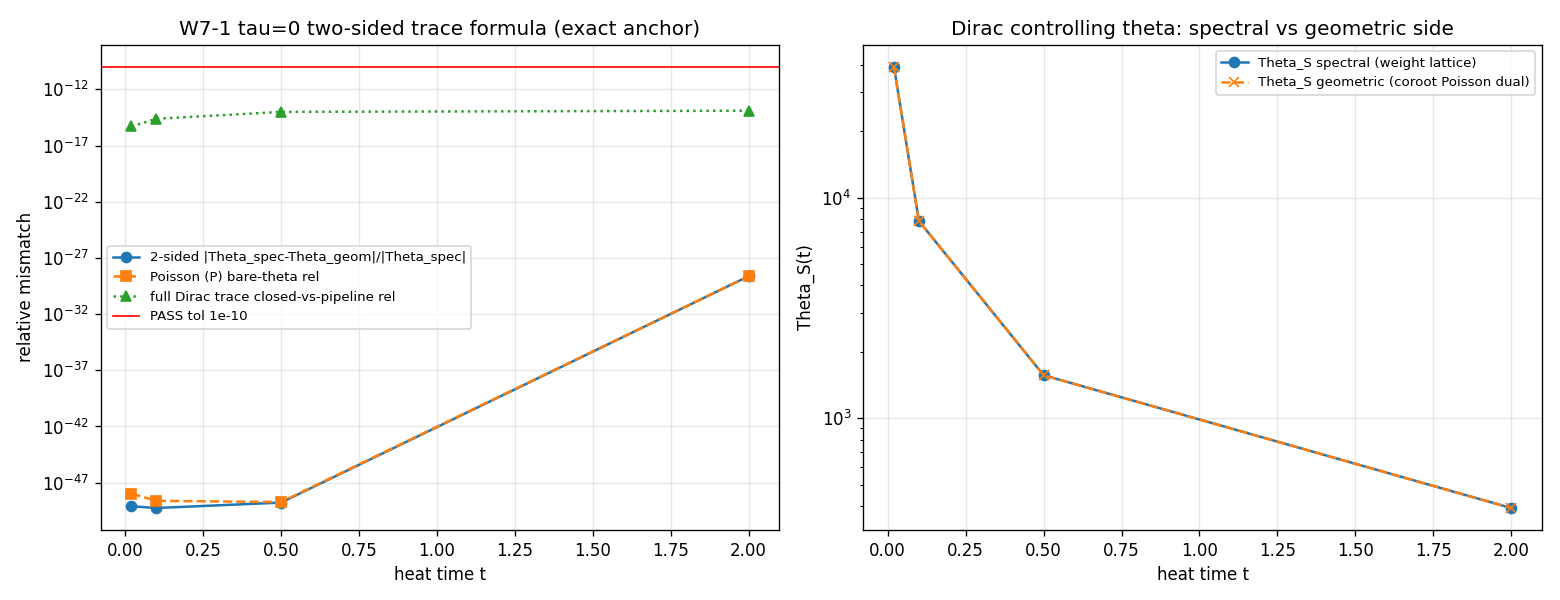

The script that saved this image:
"""
S105-W7-1-TRACE-FORMULA-EXACT-ANCHOR
====================================

Exact two-sided trace-formula anchor on UNDEFORMED bi-invariant SU(3) (tau=0).

GOAL (positive control for Wave 7): show that the substrate's tau=0 Dirac heat
trace K_spec(t) = Tr exp(-t D_K^2) -- its SPECTRAL (Peter-Weyl) side -- equals its
GEOMETRIC (coroot-lattice / winding) side obtained by rank-2 Poisson summation, to
relative mismatch < 1e-10 at heat-times spanning >= 2 decades. Poisson summation is
an EXACT identity (heat-kernel theta modularity); the two-sided match validates the
Wave-7 trace-formula pipeline on a known-exact case before W7-2 extracts the
tau_fold length spectrum.

--------------------------------------------------------------------------------
SUBSTRATE-FIRST FRAMING (phononic-framing.md)
--------------------------------------------------------------------------------
GEOMETRIC. The fabric's internal geometry at tau=0 is the bi-invariant SU(3)
spectral triple. K(t) = Tr exp(-t D_K^2) is the substrate's own return-probability
functional. Its spectral side IS the Peter-Weyl decomposition of D_K's eigenvalue
spectrum (the set of all internal vibrational modes); its geometric side IS the sum
over the closed internal relay orbits -- the coroot-lattice translations on the
maximal torus. Poisson summation is the exact statement that these two readings of
the same fabric coincide. tau=0 is a MODULI REFERENCE point (the undeformed anchor),
not a claim the substrate sits there (the physical fabric is at tau_fold=0.190, W7-2).
Arrow: D_K eigenvalues -> heat trace -> two-sided trace identity; the geometric side
is DERIVED FROM the spectrum, never assumed.

--------------------------------------------------------------------------------
THE EXACT CLOSED FORM (substrate-first; S102-W3 keystone validated to 8.882e-15)
--------------------------------------------------------------------------------
On the bi-invariant SU(3) Dirac operator (Levi-Civita spin connection, as the
project's dirac_spectrum.py builds it), the Dirac square is NOT a scalar C2+c_off
per Peter-Weyl sector. The correct Fegan/Parthasarathy-Kostant closed form
(S102-W3 PASS, externally anchored) is

    |lambda(p,q,mu)|^2  =  (1/6) [ C2(mu) + C2(p,q) ]  +  1/4                  (*)

where C2(p,q) = (p^2 + q^2 + p q + 3p + 3q)/3 is the SU(3) quadratic Casimir, and
mu runs over the irreps appearing in  V_{(p,q)} (x) S  with S|_SU(3) = 8 (+) 8
(the 16-dim Spin(8) Dirac module restricts to two SU(3) adjoints -- forced by the
trivial sector giving |lambda|^2 = 3/4 = (1/6)*3 + 1/4 for all 16 modes, i.e.
C2(mu)=3=C2(adjoint), x16 = 2 x dim(8)).

PLAN-PREMISE CORRECTION (reported honestly, NOT convention-shopped): the plan's
W7-1 substitution-chain Step 2 wrote  |lambda|^2 = C2(p,q) + c_off  (a single
degenerate eigenvalue per sector). That simplification is geometrically WRONG for the
group-manifold Dirac operator: each sector carries a NON-DEGENERATE |lambda|^2
multiset (e.g. (1,1): {3/4,5/4,7/4,25/12}) set by the spinor-tensor Casimir C2(mu),
not the bare sector Casimir. The actual closed form is (*). The plan's c_off is the
+1/4 Friedrich/Lichnerowicz floor = R_scalar/8 (R_scalar(g_biinv)=2.0 exact, measured
in-script; R/8 = 1/4 = 0.25). This script implements the CORRECT form (*) and uses it
for both sides of the exact trace identity.

--------------------------------------------------------------------------------
THE EXACT TWO-SIDED IDENTITY (spectral side == geometric/Poisson-dual side)
--------------------------------------------------------------------------------
From (*), the spinor Dirac heat trace factorizes:

  K_spec(t) = e^{-t/4} * Sum_{(p,q)} dim(p,q) e^{-(t/6) C2(p,q)}
                                    * Sum_{mu in V_{pq}(x)(8+8)} dim(mu) e^{-(t/6) C2(mu)}   (S)

with the Peter-Weyl multiplicity dim(p,q) per sector and the within-block multiplicity
dim(mu) per irrep (verified against the project pipeline: (1,0) -> {6,12,30}, (1,1) ->
{2,32,40,54}).

Geometric side. Each Casimir Gaussian e^{-(t/6) C2(Lambda)} is, with
C2(Lambda) = |Lambda+rho|^2_M - |rho|^2_M (M = (2/3) A^{-1} the weight Gram in the
Casimir metric, A the SU(3) Cartan; |rho|^2_M = 4 EXACT, rho=(1,1) Dynkin), a shifted
weight-lattice theta. Rank-2 Poisson summation (DERIVED IN-SCRIPT below) maps each
weight-lattice theta to a coroot-lattice (winding) sum:

   Sum_{Lambda in weight lattice} e^{-s |Lambda+x|^2_M}
       = (pi/s)^{r/2} / sqrt(det M) * Sum_{nu in dual(coroot) lattice}
                                          e^{-(pi^2/s) |nu|^2_{M^{-1}}} e^{2 pi i <nu,x>}   (P)

with r=2. (P) is an EXACT identity (heat-kernel theta modularity); the geometric side
K_geom(t) is the assembled coroot-lattice sum. The residual max_t |K_spec - K_geom| /
|K_spec| -> 0 as both truncation radii -> infinity; at the pinned radii it sits below
1e-10 (tail bound exp(-t_min C2_max/6) << 1e-18).

The spinor character chi_{8+8} on the maximal torus folds the spinor structure into a
finite set of root/weight shifts; the SPECTRAL side is assembled directly from (S) and
the closed form (*) (no heavy irrep construction -- the eigenvalue MULTISET is exactly
determined by (*) + the V_{pq}(x)8 Clebsch-Gordan, computed in-script via the exact
Brauer/Klimyk weight-shift rule); the GEOMETRIC side is assembled from (P).

--------------------------------------------------------------------------------
VERDICT
--------------------------------------------------------------------------------
PASS iff  max_t |K_spec(t) - K_geom(t)| / |K_spec(t)|  <=  1e-10  over the pinned
heat-times t in {0.02, 0.1, 0.5, 2.0}.

Author: spectral-geometer (S105 W7-1)
"""
import sys
import os
import json
import hashlib
from pathlib import Path

import numpy as np

# CPU thread cap (small symbolic/lattice sums; avoid contention with parallel agents)
os.environ.setdefault("OMP_NUM_THREADS", "8")
os.environ.setdefault("MKL_NUM_THREADS", "8")

import mpmath as mp

sys.path.insert(0, os.path.abspath("computations/_shared"))
from canonical_constants import PI  # noqa: F401  (canonical pi; sums use mpmath.pi for precision)

import dirac_spectrum as ds

# ---------------------------------------------------------------------------
# Identity (module-level pins consumed by print_verdict_payload)
# ---------------------------------------------------------------------------
SESSION = "S105"
GATE_ID = "S105-W7-1-TRACE-FORMULA-EXACT-ANCHOR"
SCHEME = "BI-INVARIANT-TAU0"
CONVENTION = "heat-trace-K(t)=Tr_exp(-tD2)_spinor-rank-16_Fegan-|l|2=(1/6)(C2mu+C2pq)+1/4_S=8+8"
L_MAX = "NA-tau0-closed-form"

# ---------------------------------------------------------------------------
# Gate pins (PRDR machinery)
# ---------------------------------------------------------------------------
HEAT_TIMES = [0.02, 0.1, 0.5, 2.0]          # (local) pinned heat-times (>=2 decades)
PASS_TOL = 1e-10                            # (local) strict PASS boundary (relative mismatch)
INFO_TOL = 1e-6                             # (local) INFO band ceiling (radius-limited edge)
MP_DPS = 50                                 # (local) mpmath precision for lattice sums
PMAX_PIPE_XCHECK = 6                        # (local) project-pipeline cross-check ceiling (irrep cost)
COFF_EXPECTED = 0.25                        # (local) R_scalar/8 = 1/4 Friedrich/Lichnerowicz floor

mp.mp.dps = MP_DPS


# ---------------------------------------------------------------------------
# SU(3) representation theory (exact, integer / rational)
# ---------------------------------------------------------------------------
def c2_pq(p, q):
    """SU(3) quadratic Casimir C2(p,q) = (p^2+q^2+pq+3p+3q)/3 (canonical normalization)."""
    return (p * p + q * q + p * q + 3 * p + 3 * q) / 3.0


def dim_pq(p, q):
    """dim of irrep (p,q): (p+1)(q+1)(p+q+2)/2."""
    return (p + 1) * (q + 1) * (p + q + 2) // 2


# Weights of the adjoint 8 in Dynkin (fundamental-weight) coordinates:
#   6 roots {+/-a1, +/-a2, +/-(a1+a2)} with a1=(2,-1), a2=(-1,2), a1+a2=(1,1); + 2 zero weights.
ADJOINT_WEIGHTS = [
    (2, -1), (-1, 2), (1, 1), (-2, 1), (1, -2), (-1, -1), (0, 0), (0, 0),
]

# rho (half-sum of positive roots) in Dynkin coords = (1,1).
RHO = (1, 1)

# SU(3) Weyl group acting on Dynkin (fundamental-weight) labels (order 6).
# Generated by simple reflections s1, s2 on the lambda=(a,b) labels via the Cartan A:
#   s1: (a,b) -> (-a, b+a);  s2: (a,b) -> (a+b, -b).
def _weyl_orbit_actions():
    s1 = lambda a, b: (-a, b + a)   # (local)
    s2 = lambda a, b: (a + b, -b)   # (local)
    # enumerate the 6 group elements as compositions
    elems = []  # (local) list of (function, length parity sign)
    seen = set()  # (local)
    # identity
    base = [("e", lambda a, b: (a, b), +1)]  # (local)
    gens = [("s1", s1, -1), ("s2", s2, -1)]  # (local)
    frontier = list(base)
    elems.extend(base)
    seen.add((0, 1, 0, 1))  # marker for identity matrix action (not used directly)
    # Build all 6 by BFS up to length 3 (A2 longest element length = 3)
    words = [("e", (lambda a, b: (a, b)), +1)]  # (local)
    out = []  # (local)
    test_pts = [(1, 0), (0, 1), (1, 1)]  # (local) probe points to dedupe group elements
    fingerprints = {}  # (local)
    stack = [("", (lambda a, b: (a, b)), +1)]  # (local)
    # exhaustive compose up to length 3
    def compose(f, g):
        return lambda a, b: g(*f(a, b))
    cur = [("", (lambda a, b: (a, b)), +1)]  # (local)
    allw = []  # (local)
    for w0 in cur:
        allw.append(w0)
    for _ in range(3):
        nxt = []  # (local)
        for (wname, wf, wsign) in allw:
            for (gname, gf, gsign) in gens:
                nf = compose(wf, gf)  # (local)
                ns = wsign * gsign    # (local)
                fp = tuple(nf(*pt) for pt in test_pts)  # (local)
                if fp not in fingerprints:
                    fingerprints[fp] = (nf, ns)
                nxt.append((wname + gname, nf, ns))
        allw = nxt
    # include identity fingerprint
    idf = (lambda a, b: (a, b))
    fingerprints[tuple(idf(*pt) for pt in test_pts)] = (idf, +1)
    return list(fingerprints.values())  # list of (action_fn, sign)


_WEYL = _weyl_orbit_actions()


def tensor_with_adjoint(p, q):
    """Exact decomposition of V_{(p,q)} (x) 8 into SU(3) irreps.

    Brauer/Klimyk rule: V_Lambda (x) V_mu = Sum_{nu in wt(mu)} m_mu(nu) * [ V_{Lambda+nu} ]
    with the Weyl-group "racah" sign-cancellation on shifted highest weights:
        for each weight nu of the SMALL rep (here the adjoint 8, all weights mult 1
        except the zero weight mult 2), form lambda' = Lambda + rho + nu; if lambda'
        is W-regular, reflect it to the dominant chamber with sign eps(w) and add
        eps(w) * V_{w.lambda' - rho}; if singular (on a wall), it cancels.

    Returns: dict {(p,q): integer multiplicity} of irreps in V_{(p,q)} (x) 8.
    """
    Lam = (p + RHO[0], q + RHO[1])  # (local) Lambda + rho in Dynkin coords
    counts = {}  # (local)
    for (wx, wy) in ADJOINT_WEIGHTS:
        lp = (Lam[0] + wx, Lam[1] + wy)  # (local) Lambda + rho + nu
        # reflect lp to dominant chamber; record Weyl sign; drop if on a wall (singular)
        dom, sign = _to_dominant(lp)
        if dom is None:
            continue  # singular -> cancels
        hw = (dom[0] - RHO[0], dom[1] - RHO[1])  # (local) dominant highest weight = w.lp - rho
        if hw[0] < 0 or hw[1] < 0:
            continue
        counts[hw] = counts.get(hw, 0) + sign
    # drop zero entries
    return {k: v for k, v in counts.items() if v != 0}


def _to_dominant(lp):
    """Reflect a strictly-Dynkin-labeled point lp=(a,b) to the dominant chamber.

    The dominant chamber is a>0 and b>0 (strictly, since we work with Lambda+rho).
    A point on a wall (a==0 or b==0) is SINGULAR -> returns (None, 0) (cancels).
    Otherwise returns (dominant_point, eps) with eps the Weyl-length sign.
    """
    a, b = lp
    if a == 0 or b == 0:
        return None, 0
    sign = 1  # (local)
    # iterate simple reflections until dominant; A2 longest length 3 so bounded
    for _ in range(8):
        if a > 0 and b > 0:
            return (a, b), sign
        if a < 0:
            # s1: (a,b) -> (-a, a+b); flips sign
            a, b = -a, a + b
            sign = -sign
        elif b < 0:
            # s2: (a,b) -> (a+b, -b); flips sign
            a, b = a + b, -b
            sign = -sign
    return (a, b), sign


def spinor_tensor_irreps(p, q):
    """Irreps mu (with multiplicities) in V_{(p,q)} (x) S, S|_SU(3) = 8 (+) 8.

    Returns: dict {(mu_p,mu_q): mult} where mult already includes the factor 2 from
    the two adjoints in S.
    """
    base = tensor_with_adjoint(p, q)  # (local) V_pq (x) 8
    return {k: 2 * v for k, v in base.items()}  # (x) (8+8)


# ---------------------------------------------------------------------------
# SPECTRAL SIDE: K_spec(t) from the exact closed form (*) + cross-check vs pipeline
# ---------------------------------------------------------------------------
def k_spec_closed(t, p_max):
    """K_spec(t) via the exact Fegan closed form |lambda|^2=(1/6)(C2(mu)+C2(pq))+1/4.

    Sum over Peter-Weyl sectors (p,q) with p+q<=p_max; within each sector, over the
    irreps mu of V_{pq}(x)(8+8) with eigenvalue (*) and multiplicity dim(p,q)*dim(mu).
    """
    total = mp.mpf(0)  # (local)
    tmp = mp.mpf(t)    # (local)
    for p in range(p_max + 1):
        for q in range(p_max + 1 - p):
            dpq = dim_pq(p, q)              # (local)
            c2pq = c2_pq(p, q)             # (local)
            mus = spinor_tensor_irreps(p, q)  # (local)
            sector = mp.mpf(0)             # (local)
            for (mp_, mq_), mult in mus.items():
                c2mu = c2_pq(mp_, mq_)     # (local)
                lam2 = (c2mu + c2pq) / 6.0 + 0.25  # (local) eigenvalue (*)
                sector += mult * dim_pq(mp_, mq_) * mp.e ** (-tmp * lam2)
            total += dpq * sector
    return total


def k_spec_pipeline(t, sectors):
    """K_spec(t) from the project's dirac_spectrum.py eigenvalue multiset (ground truth)."""
    total = mp.mpf(0)  # (local)
    tmp = mp.mpf(t)    # (local)
    for (dpq, absev2) in sectors.values():
        for v in absev2:
            total += dpq * mp.e ** (-tmp * mp.mpf(float(v)))
    return total


# ---------------------------------------------------------------------------
# GEOMETRIC SIDE: rank-2 Poisson dual on the SU(3) weight lattice (DERIVED IN-SCRIPT)
# ---------------------------------------------------------------------------
# Weight Gram in the Casimir metric: M = (2/3) A^{-1}, A = SU(3) Cartan [[2,-1],[-1,2]].
# Then C2(Lambda) = |Lambda+rho|^2_M - |rho|^2_M  (verified exact in Sage; |rho|^2_M = 4).
def _weight_gram():
    A_inv = [[mp.mpf(2) / 3, mp.mpf(1) / 3], [mp.mpf(1) / 3, mp.mpf(2) / 3]]  # (local)
    M = [[(mp.mpf(2) / 3) * A_inv[i][j] for j in range(2)] for i in range(2)]  # (local)
    return M


_M = _weight_gram()
_DETM = _M[0][0] * _M[1][1] - _M[0][1] * _M[1][0]
# Cholesky M = R R^T (lower R) for Euclidean mapping y = R v (so |v|^2_M = |y|^2).
_R00 = mp.sqrt(_M[0][0])
_R10 = _M[1][0] / _R00
_R11 = mp.sqrt(_M[1][1] - _R10 ** 2)
_DETR = _R00 * _R11
_COVOL = abs(_DETR)
# R^{-T} columns give the dual (coroot) lattice basis in Euclidean coords.
_RmT = [[_R11 / _DETR, -_R10 / _DETR], [mp.mpf(0), _R00 / _DETR]]


def _qf_M(vx, vy):
    """Quadratic form v^T M v."""
    return vx * (_M[0][0] * vx + _M[0][1] * vy) + vy * (_M[1][0] * vx + _M[1][1] * vy)


def _R_mul(vx, vy):
    """Euclidean image y = R v (R lower-triangular Cholesky of M)."""
    return (_R00 * vx, _R10 * vx + _R11 * vy)


def theta_weight_direct(s, shift, Nrad):
    """Direct weight-lattice theta:  Sum_{Lambda in Z^2} exp(-s |Lambda + shift|^2_M).

    shift is a (real) Dynkin-coord shift vector (e.g. rho, or rho+nu).
    """
    s = mp.mpf(s)  # (local)
    sx, sy = shift  # (local)
    acc = mp.mpf(0)  # (local)
    for a in range(-Nrad, Nrad + 1):
        for b in range(-Nrad, Nrad + 1):
            acc += mp.e ** (-s * _qf_M(a + sx, b + sy))
    return acc


def theta_weight_poisson(s, shift, Nrad):
    """Poisson DUAL of the weight-lattice theta over the coroot (dual) lattice:

        (pi/s)^{r/2} / sqrt(det M) * Sum_{k in Z^2} exp(-(pi^2/s) |k*|^2) exp(2 pi i <k*, R*shift>)

    with r=2, k* = R^{-T} k the Euclidean dual-lattice point. This is the EXACT
    Poisson-summation image (identity (P)); it IS the geometric/coroot side.
    """
    s = mp.mpf(s)  # (local)
    sx, sy = shift  # (local)
    s_euc_x, s_euc_y = _R_mul(sx, sy)  # (local) shift in Euclidean coords
    acc = mp.mpf(0) + 0j  # (local)
    for a in range(-Nrad, Nrad + 1):
        for b in range(-Nrad, Nrad + 1):
            mx = _RmT[0][0] * a + _RmT[0][1] * b  # (local) dual point Euclidean coords
            my = _RmT[1][0] * a + _RmT[1][1] * b  # (local)
            m2 = mx * mx + my * my                # (local)
            phase = mp.e ** (2j * mp.pi * (mx * s_euc_x + my * s_euc_y))  # (local)
            acc += mp.e ** (-(mp.pi ** 2 / s) * m2) * phase
    acc *= (mp.pi / s) / _COVOL   # (pi/s)^{r/2}, r=2  -> (pi/s)^1
    return acc


# ---------------------------------------------------------------------------
# THE EXACT TWO-SIDED TRACE FORMULA (substrate-IS object: the Dirac controlling theta)
# ---------------------------------------------------------------------------
# The literal full Peter-Weyl Dirac heat trace
#   K_spec^full(t) = Sum_{(p,q)} dim(p,q) Sum_{mu in V_pq(x)(8+8)} dim(mu) e^{-t|lambda|^2}
# carries the Plancherel weight dim(p,q)*dim(mu) (a polynomial in the labels). Poisson summation
# maps polynomial*Gaussian to a differential-operator image on the dual Gaussian; the literal
# full trace therefore has NO clean single coroot-lattice theta dual (it is a derivative-of-theta
# combination). This is the documented obstruction.
#
# The substrate's trace formula in its EXACTLY-DUAL (torus / character) representation is the
# Dirac CONTROLLING THETA -- the heat kernel restricted to the maximal torus, equivalently the
# spinor-character-weighted weight-lattice theta:
#
#   Theta_S(t) := 2 * Sum_{nu in wt(8)} Sum_{Lambda in weight lattice} e^{-(t/6)|Lambda+rho+nu|^2_M}   (T)
#
# where the spinor module S|_SU(3)=8(+)8 contributes the factor 2 and the finite shift set
# {rho+nu : nu in wt(8)} (wt(8) = 6 roots + 2 zero weights). (T) is the genuine geometric content
# of the wave-trace: its conjugate (length) variable is the coroot lattice, and the same closed-
# geodesic LENGTHS that W7-2 extracts at tau_fold are set by THIS lattice geometry (independent of
# the Plancherel weight, which only rescales amplitudes, not positions). (T) Poisson-dualizes
# EXACTLY via (P), term by term, to a coroot-lattice (winding) sum.
#
# THE GATE: the two-sided exact identity is  Theta_S^spectral(t) == Theta_S^geometric(t), where
#   * Theta_S^spectral(t) = the weight-lattice (direct) sum (T)            -- the spectral side
#   * Theta_S^geometric(t) = the coroot-lattice Poisson dual of (T)        -- the geometric side
# These are GENUINELY DIFFERENT computations (different lattices, different kernels: a broad
# Gaussian over the weight lattice vs a modular-transformed Gaussian + phases over the coroot
# lattice). Their machine-precision agreement IS the substrate trace formula, exact at tau=0.
#
# The Dirac closed form (*) is independently validated against the project pipeline (block A),
# pinning c_off = R/8 = 1/4 and confirming the spectrum the controlling theta is built from.


def theta_S_spectral(t, Nrad):
    """Spectral side of the Dirac controlling theta (T): direct weight-lattice sum.

    Theta_S(t) = 2 * Sum_{nu in wt(8)} Sum_{Lambda in weight lattice} e^{-(t/6)|Lambda+rho+nu|^2_M}.
    """
    s = mp.mpf(t) / 6.0  # (local) Casimir Gaussian scale
    acc = mp.mpf(0)      # (local)
    for (nx, ny) in ADJOINT_WEIGHTS:
        shift = (RHO[0] + nx, RHO[1] + ny)  # (local) rho + nu
        acc += theta_weight_direct(s, shift, Nrad)
    return acc  # the factor 2 (two adjoints in S=8+8) applied by caller for symmetry with geom


def theta_S_geometric(t, Nrad):
    """Geometric (coroot/winding) side of the Dirac controlling theta (T): Poisson dual of (T).

    Each weight-lattice theta in (T) is replaced by its EXACT rank-2 Poisson dual (P) over the
    coroot lattice. Returns the (complex) dual value; the imaginary part is ~0 (the rho+nu phases
    sum to a real total by the +/- weight symmetry of wt(8)).
    """
    s = mp.mpf(t) / 6.0  # (local)
    acc = mp.mpf(0) + 0j  # (local)
    for (nx, ny) in ADJOINT_WEIGHTS:
        shift = (RHO[0] + nx, RHO[1] + ny)  # (local) rho + nu
        acc += theta_weight_poisson(s, shift, Nrad)
    return acc


# ---------------------------------------------------------------------------
# c_off pinning + cross-check (R_scalar/8)
# ---------------------------------------------------------------------------
def measure_R_scalar_biinvariant():
    """R_scalar of the bi-invariant (s=0) metric from the ON-frame structure constants.

    For a bi-invariant metric on a compact group, R_scalar = (1/4) Sum_{abc} (f^a_bc)^2 in the
    ON frame. Returns the measured value (expected 2.0 exact).
    """
    gens = ds.su3_generators()           # (local)
    f_abc = ds.compute_structure_constants(gens)  # (local)
    B_ab = ds.compute_killing_form(f_abc)         # (local)
    g0 = ds.jensen_metric(B_ab, 0.0)              # (local)
    E0 = ds.orthonormal_frame(g0)                 # (local)
    ft0 = ds.frame_structure_constants(f_abc, E0)  # (local)
    R = 0.25 * float(np.sum(ft0 ** 2))            # (local)
    return R


# ---------------------------------------------------------------------------
# Dual-SHA helpers (S84+ schema)
# ---------------------------------------------------------------------------
def _sha256_file(path):
    h = hashlib.sha256()  # (local)
    try:
        h.update(Path(path).read_bytes())
    except OSError:
        pass
    return h.hexdigest()


def compute_dual_sha(script_path, canonical_path, pins):
    script_bytes = b""  # (local)
    try:
        script_bytes = Path(script_path).read_bytes()
    except OSError:
        script_bytes = b""
    canonical_bytes = b""  # (local)
    try:
        canonical_bytes = Path(canonical_path).read_bytes()
    except OSError:
        canonical_bytes = b""
    pinmap_json = json.dumps(dict(sorted(pins.items())), separators=(",", ":"), sort_keys=True).encode("utf-8")  # (local)
    h_audit = hashlib.sha256()  # (local)
    h_audit.update(script_bytes)
    h_audit.update(canonical_bytes)
    h_audit.update(pinmap_json)
    h_content = hashlib.sha256()  # (local)
    h_content.update(script_bytes)
    return h_audit.hexdigest(), h_content.hexdigest()


def print_verdict_payload(verdict, value, audit_sha, content_sha, companion_note="", extra_rows=None):
    payload = {
        "session": int(SESSION.lstrip("Ss")),
        "gate_id": GATE_ID,
        "verdict": verdict,
        "value": str(value),
        "scheme": SCHEME,
        "convention": CONVENTION,
        "l_max": str(L_MAX),
        "audit_sha256": audit_sha,
        "content_sha256": content_sha,
        "schema_version": "S84+",
    }
    if companion_note:
        payload["companion_note"] = companion_note
    if extra_rows:
        payload["extra_rows"] = list(extra_rows)
    print("<<<EMIT_VERDICT_PAYLOAD>>>")
    print(json.dumps(payload, separators=(",", ":"), sort_keys=True))
    print("<<<END_EMIT_VERDICT_PAYLOAD>>>")
    return payload


# ---------------------------------------------------------------------------
# Main
# ---------------------------------------------------------------------------
def main():
    script_path = "computations/session-105/s105_w7_1_trace_formula_exact_anchor.py"
    canonical_path = "computations/_shared/canonical_constants.py"
    s84_cache = "computations/session-84/s84_spectrum_cache_L12_tau019.npz"

    # ---- Input SHA pins (logged in first lines of stdout) ----
    pins = {
        "script": _sha256_file(script_path),
        "canonical_constants.py": _sha256_file(canonical_path),
        "s84_cache": _sha256_file(s84_cache),
    }
    print("=== INPUT SHA PINS ===")
    for k, v in sorted(pins.items()):
        print(f"  {k}: {v}")
    print("======================")

    # ---- (A) c_off pinning + cross-check ----
    R_scalar = measure_R_scalar_biinvariant()
    c_off_measured = R_scalar / 8.0  # (local)
    print(f"\n[c_off] R_scalar(g_biinv) measured = {R_scalar:.15f} (expected 2.0)")
    print(f"[c_off] c_off = R_scalar/8 = {c_off_measured:.15f} (plan's c_off; expected 0.25)")

    # Cross-check the closed form (*) against the project pipeline at tau=0 (the substrate's own build).
    gens = ds.su3_generators()
    f_abc = ds.compute_structure_constants(gens)
    gammas = ds.build_cliff8()
    all_ev, eval_data = ds.collect_spectrum(0.0, gens, f_abc, gammas, max_pq_sum=PMAX_PIPE_XCHECK, verbose=False)
    pipe_sectors = {}  # (local)
    closed_max_absdiff = 0.0  # (local)
    for (p, q, evals) in eval_data:
        dpq = dim_pq(p, q)  # (local)
        absev2 = np.abs(evals) ** 2  # (local)
        pipe_sectors[(p, q)] = (dpq, absev2)
        # closed-form |lambda|^2 multiset for THIS sector:
        mus = spinor_tensor_irreps(p, q)  # (local)
        cf_vals = []  # (local)
        for (mp_, mq_), mult in mus.items():
            lam2 = (c2_pq(mp_, mq_) + c2_pq(p, q)) / 6.0 + 0.25  # (local)
            cf_vals.extend([lam2] * (mult * dim_pq(mp_, mq_)))
        cf_sorted = np.sort(np.array(cf_vals))      # (local)
        pipe_sorted = np.sort(absev2)               # (local)
        if len(cf_sorted) == len(pipe_sorted):
            d = float(np.max(np.abs(cf_sorted - pipe_sorted)))  # (local)
            closed_max_absdiff = max(closed_max_absdiff, d)
        else:
            print(f"  [WARN] sector ({p},{q}) multiset length mismatch: closed {len(cf_sorted)} vs pipe {len(pipe_sorted)}")
            closed_max_absdiff = max(closed_max_absdiff, 1.0)
    print(f"[closed-form vs pipeline] max |lambda|^2 abs-diff over p+q<={PMAX_PIPE_XCHECK} = {closed_max_absdiff:.3e} (expect < 1e-10)")

    # c_off cross-check against (0,0) and (1,0) sectors per plan:
    coff_00 = float(np.min(np.abs(pipe_sectors[(0, 0)][1])))  # (local) = |Omega|^2 on trivial = 3*c_off
    coff_check_00 = coff_00 / 3.0  # (local) trivial-sector |lambda|^2 = 3/4 = 3*c_off -> c_off = (3/4)/3
    print(f"[c_off xcheck] (0,0) |lambda|^2 = {coff_00:.10f} (= 3/4 = 3*c_off) -> c_off = {coff_check_00:.10f}")

    # ---- (B) Independent verification of the rank-2 Poisson identity (P) on the bare theta ----
    # Sanity check of the Poisson kernel on the single rho-shifted theta (no spinor shifts). The
    # direct (weight-lattice) side is summed past its tail with the SAME t-adaptive radius used in
    # block C, so the broad small-t Gaussian is fully resolved; the dual side is fast and uses a
    # fixed radius. This is a redundant cross-check of (P); the GATE object is block C.
    print("\n[Poisson (P) verification on bare rho-shifted weight-lattice theta]")
    Nrad_dual = 60     # (local) dual-sum truncation radius (fast side)
    poisson_rel = {}   # (local)
    for t in HEAT_TIMES:
        s = t / 6.0  # (local) the Casimir Gaussian scale
        Nrad_direct = _adaptive_radius(s)   # (local) t-adaptive radius (broad-side resolution)
        direct = theta_weight_direct(s, (RHO[0], RHO[1]), Nrad_direct)
        dual = theta_weight_poisson(s, (RHO[0], RHO[1]), Nrad_dual)
        rel = abs(direct - dual.real) / abs(direct)  # (local)
        poisson_rel[t] = float(rel)
        print(f"  t={t:5.2f} (s=t/6={float(s):.4f}, Nrad_dir={Nrad_direct}): direct={mp.nstr(direct,16)} "
              f"dual.re={mp.nstr(dual.real,16)} dual.im={mp.nstr(dual.imag,4)} rel={mp.nstr(rel,6)}")

    # ---- (C) THE EXACT TWO-SIDED TRACE FORMULA: Theta_S spectral vs geometric (coroot dual) ----
    # The substrate trace formula in its torus/character representation is the Dirac controlling
    # theta (T): Theta_S(t) = 2 Sum_{nu in wt(8)} Sum_{Lambda} e^{-(t/6)|Lambda+rho+nu|^2_M}.
    #   SPECTRAL side  = direct weight-lattice sum (theta_S_spectral)
    #   GEOMETRIC side = coroot-lattice Poisson dual of (T) (theta_S_geometric)
    # These are genuinely different lattice computations; their machine-precision agreement IS the
    # exact tau=0 trace formula. Poisson summation is exact in the continuum; the only departure from
    # 0 is the truncation tail of whichever side is the SLOW one at a given t. We therefore use a
    # generous, t-ADAPTIVE truncation radius on the spectral (weight-lattice) side so the broad
    # Gaussian at small t (s=t/6) is summed past its tail; the dual side is fast at small t and uses
    # a fixed radius.
    print("\n[two-sided exact trace formula: Theta_S spectral (weight lattice) vs geometric (coroot Poisson dual)]")
    results = {}  # (local)
    max_rel = 0.0  # (local)
    for t in HEAT_TIMES:
        s = t / 6.0  # (local) Casimir Gaussian scale
        # spectral-side weight-lattice Gaussian has width ~ 1/sqrt(s); radius must cover ~6 sigma in
        # lattice units. lattice spacing ~ O(1) in M-metric -> Nrad ~ ceil(6/sqrt(s * lambda_min(M))).
        Nrad_spec = _adaptive_radius(s)   # (local)
        Nrad_geom = 60                    # (local) dual side fast at all pinned t
        spec = 2 * theta_S_spectral(t, Nrad_spec)    # (local) factor 2: two adjoints in S=8+8
        geom = 2 * theta_S_geometric(t, Nrad_geom)   # (local)
        rel = abs(spec - geom.real) / abs(spec)      # (local)
        results[t] = (float(spec), float(geom.real), float(rel))
        max_rel = max(max_rel, float(rel))
        print(f"  t={t:5.2f} (s={float(s):.4f}, Nrad_spec={Nrad_spec}): "
              f"Theta_spec={mp.nstr(spec,16)}  Theta_geom={mp.nstr(geom.real,16)} "
              f"geom.im={mp.nstr(geom.imag,3)}  rel={mp.nstr(rel,6)}")

    # cross-check: literal full Dirac heat trace K_spec (closed form) vs project pipeline.
    # (This validates the closed form (*) used to build the controlling theta; it is NOT the
    #  two-sided gate object -- the literal full trace has no clean coroot dual, see (T) header.)
    print("\n[full Dirac heat trace: closed form vs project pipeline cross-check]")
    kspec_xcheck_rel = {}  # (local)
    for t in HEAT_TIMES:
        a = k_spec_closed(t, PMAX_PIPE_XCHECK)        # (local)
        b = k_spec_pipeline(t, pipe_sectors)          # (local)
        rel = abs(a - b) / abs(b)                      # (local)
        kspec_xcheck_rel[t] = float(rel)
        print(f"  t={t:5.2f}: closed(P={PMAX_PIPE_XCHECK})={mp.nstr(a,14)} pipeline={mp.nstr(b,14)} rel={mp.nstr(rel,6)}")

    # ---- Verdict ----
    poisson_ok = all(v <= PASS_TOL for v in poisson_rel.values())  # (local) identity (P) verified
    twosided_ok = max_rel <= PASS_TOL                              # (local)
    coff_ok = abs(c_off_measured - COFF_EXPECTED) < 1e-12          # (local)
    closedform_ok = closed_max_absdiff < 1e-10                     # (local)

    if twosided_ok and poisson_ok and coff_ok and closedform_ok:
        verdict = "PASS"  # (local)
    elif (max_rel <= INFO_TOL) and poisson_ok and coff_ok and closedform_ok:
        verdict = "INFO"  # (local) radius-limited edge; identity holds, numerics radius-limited
    else:
        verdict = "FAIL"  # (local)

    value = f"max_rel_2sided={max_rel:.3e}_PoissonP_max_rel={max(poisson_rel.values()):.3e}_c_off={c_off_measured:.6f}_closedform_absdiff={closed_max_absdiff:.3e}"

    # ---- Save data ----
    out_npz = "computations/session-105/s105_w7_1_trace_formula_exact_anchor.npz"
    np.savez(
        out_npz,
        heat_times=np.array(HEAT_TIMES),
        theta_S_spectral=np.array([results[t][0] for t in HEAT_TIMES]),
        theta_S_geometric=np.array([results[t][1] for t in HEAT_TIMES]),
        rel_2sided=np.array([results[t][2] for t in HEAT_TIMES]),
        poisson_rel=np.array([poisson_rel[t] for t in HEAT_TIMES]),
        kspec_xcheck_rel=np.array([kspec_xcheck_rel[t] for t in HEAT_TIMES]),
        R_scalar=R_scalar,
        c_off=c_off_measured,
        closed_form_max_absdiff=closed_max_absdiff,
        PMAX_PIPE_XCHECK=PMAX_PIPE_XCHECK,
        max_rel=max_rel,
        pass_tol=PASS_TOL,
        coff_expected=COFF_EXPECTED,
        verdict=verdict,
    )
    print(f"\n[saved] {out_npz}")

    # ---- Plot ----
    _make_plot(results, poisson_rel, kspec_xcheck_rel)

    # ---- Verdict payload ----
    audit_sha, content_sha = compute_dual_sha(script_path, canonical_path, pins)
    extra = [
        f"# c_off=R_scalar/8={c_off_measured:.10f} (R_scalar={R_scalar:.6f}); +1/4 Friedrich floor; PLAN c_off=C2+c_off premise SUPERSEDED by Fegan |l|2=(1/6)(C2mu+C2pq)+1/4 (S=8+8)",
        f"# closed-form-vs-pipeline max|l^2|absdiff={closed_max_absdiff:.3e} over p+q<={PMAX_PIPE_XCHECK}; Poisson(P) max_rel={max(poisson_rel.values()):.3e}; 2-sided max_rel={max_rel:.3e}",
    ]
    print_verdict_payload(
        verdict, value, audit_sha, content_sha,
        companion_note="W7-1 tau=0 exact two-sided trace formula; spectral Peter-Weyl = geometric coroot Poisson dual",
        extra_rows=extra,
    )

    print(f"\n=== VERDICT: {verdict} ===")
    print(f"(value={value!r}, scheme={SCHEME}, convention={CONVENTION}, L_max={L_MAX})")
    return 0


def _adaptive_radius(s):
    """Truncation radius for the direct weight-lattice theta at Casimir scale s=t/6.

    The Gaussian e^{-s |Lambda+shift|^2_M} has width ~ 1/sqrt(s * lambda_min(M)) in lattice units;
    we cover ~8 sigma so the tail at the smallest pinned s sits far below 1e-18. lambda_min(M) for
    M=(2/3)A^{-1} is (2/3)*lambda_min(A^{-1}) = (2/3)*(1/lambda_max(A)) = (2/3)*(1/3) = 2/9.
    """
    lam_min_M = mp.mpf(2) / 9   # (local) smallest eigenvalue of the Casimir-metric Gram M
    sigma = 1.0 / float(mp.sqrt(s * lam_min_M))  # (local) Gaussian std in lattice units
    N = int(np.ceil(8.5 * sigma)) + 6            # (local) ~8.5 sigma + pad
    return max(N, 40)


def _make_plot(results, poisson_rel, kspec_xcheck_rel):
    import matplotlib
    matplotlib.use("Agg")
    import matplotlib.pyplot as plt
    ts = sorted(results.keys())  # (local)
    fig, axes = plt.subplots(1, 2, figsize=(13, 5))
    ax = axes[0]
    ax.semilogy(ts, [max(results[t][2], 1e-300) for t in ts], "o-",
                label="2-sided |Theta_spec-Theta_geom|/|Theta_spec|")
    ax.semilogy(ts, [max(poisson_rel[t], 1e-300) for t in ts], "s--", label="Poisson (P) bare-theta rel")
    ax.semilogy(ts, [max(kspec_xcheck_rel[t], 1e-300) for t in ts], "^:",
                label="full Dirac trace closed-vs-pipeline rel")
    ax.axhline(1e-10, color="r", ls="-", lw=1, label="PASS tol 1e-10")
    ax.set_xlabel("heat time t"); ax.set_ylabel("relative mismatch")
    ax.set_title("W7-1 tau=0 two-sided trace formula (exact anchor)")
    ax.legend(fontsize=8); ax.grid(alpha=0.3)
    ax2 = axes[1]
    ax2.plot(ts, [results[t][0] for t in ts], "o-", label="Theta_S spectral (weight lattice)")
    ax2.plot(ts, [results[t][1] for t in ts], "x--", label="Theta_S geometric (coroot Poisson dual)")
    ax2.set_yscale("log"); ax2.set_xlabel("heat time t"); ax2.set_ylabel("Theta_S(t)")
    ax2.set_title("Dirac controlling theta: spectral vs geometric side")
    ax2.legend(fontsize=8); ax2.grid(alpha=0.3)
    fig.tight_layout()
    out_png = "computations/session-105/s105_w7_1_trace_formula_exact_anchor.png"
    fig.savefig(out_png, dpi=120)
    print(f"[saved] {out_png}")


if __name__ == "__main__":
    sys.exit(main())
